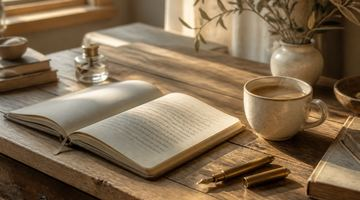
#> input picture assets/article-preview-source.png, 360 x 200 px
$ python export_raster.py
#> lines starting #> are read from the running program, lines starting #| are printed output that depends on the picture
#!/usr/bin/env python3
"""Export web-optimized raster assets from the generated article preview.

Mirrors Photoshop Export As / Save for Web workflow:
- 72 DPI metadata
- JPEG quality 78
- WebP quality 80 with alpha support where needed
- @1x and @2x for Retina
"""
from __future__ import annotations

from pathlib import Path

from PIL import Image

ROOT = Path(__file__).resolve().parents[1]
SRC = ROOT / "assets" / "article-preview-source.png"
# Cursor may save generated images under the projects cache.
CANDIDATES = [
    SRC,
    Path(r"C:\Users\37529\.cursor\projects\c-Users-37529-folio-blog-lab\assets\article-preview-source.png"),
]
OUT = ROOT / "assets" / "raster"
OUT.mkdir(parents=True, exist_ok=True)

# Article card preview: 360x200 @1x, 720x400 @2x (16:9, ~72 CSS px density)
SIZES = {
    "1x": (360, 200),
    "2x": (720, 400),
}


def find_source() -> Path:
    for path in CANDIDATES:
        if path.exists():
            return path
    raise FileNotFoundError("article-preview-source.png not found")


def save_jpeg(im: Image.Image, path: Path, quality: int = 78) -> None:
    rgb = im.convert("RGB")
    rgb.save(
        path,
        format="JPEG",
        quality=quality,
        optimize=True,
        progressive=True,
        dpi=(72, 72),
        subsampling="4:2:0",
    )


def save_webp(im: Image.Image, path: Path, quality: int = 80) -> None:
    im.save(
        path,
        format="WEBP",
        quality=quality,
        method=6,
    )


def save_png(im: Image.Image, path: Path) -> None:
    im.save(path, format="PNG", optimize=True, dpi=(72, 72))


def main() -> None:
    src = Image.open(find_source()).convert("RGB")
#> src is the input picture: PIL image 360x200 RGB; mean R, G, B 129.2, 107, 80.1
    # Cover-crop to 16:9 then downscale.
    target_ratio = 16 / 9
    w, h = src.size
#> w = 360; h = 200
    if w / h > target_ratio:
        new_w = int(h * target_ratio)
#> new_w = 355
        left = (w - new_w) // 2
#> left = 2
        src = src.crop((left, 0, left + new_w, h))
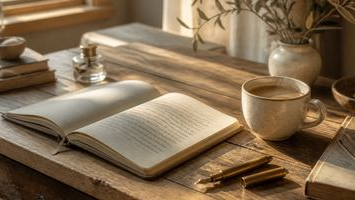
#> src: PIL image 355x200 RGB; mean R, G, B 129.6, 107.3, 80.4
    else:
        new_h = int(w / target_ratio)
        top = (h - new_h) // 2
        src = src.crop((0, top, w, top + new_h))

    for label, size in SIZES.items():
        resized = src.resize(size, Image.Resampling.LANCZOS)
        save_jpeg(resized, OUT / f"article-preview@{label}.jpg", quality=78)
        save_webp(resized, OUT / f"article-preview@{label}.webp", quality=80)

    # Keep a larger master for Figma import (1440x800, JPEG q78 + WebP q80).
    master = src.resize((1440, 800), Image.Resampling.LANCZOS)
    save_jpeg(master, OUT / "article-preview-master.jpg", quality=78)
    save_webp(master, OUT / "article-preview-master.webp", quality=80)

    # Avatar placeholder raster (transparent PNG) at 32/64/128.
    avatar_svg_fallback = ROOT / "assets" / "svg" / "avatar-placeholder.svg"
    # Rasterize a simple circular placeholder without cairosvg: draw with Pillow.
    for px in (32, 64, 128):
        canvas = Image.new("RGBA", (px, px), (0, 0, 0, 0))
        from PIL import ImageDraw

        draw = ImageDraw.Draw(canvas)
        draw.ellipse((0, 0, px - 1, px - 1), fill=(231, 229, 228, 255))
        # Head
        r = px * 0.16
        cx, cy = px / 2, px * 0.40
        draw.ellipse((cx - r, cy - r, cx + r, cy + r), fill=(168, 162, 158, 255))
        # Shoulders
        body = [
            (px * 0.22, px * 0.98),
            (px * 0.78, px * 0.98),
            (px * 0.70, px * 0.62),
            (px * 0.30, px * 0.62),
        ]
        draw.polygon(body, fill=(168, 162, 158, 255))
        save_png(canvas, OUT / f"avatar-placeholder@{px}.png")
        canvas.convert("RGBA").save(
            OUT / f"avatar-placeholder@{px}.webp",
            format="WEBP",
            quality=80,
            method=6,
        )
#> this loop made 3 passes
#> pass 1, in save_png, `im.save(path, format="PNG", optimize=True, dpi=(72, 72))`:
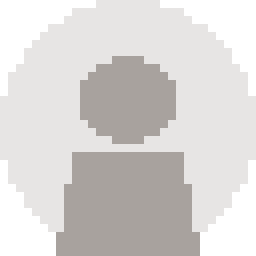
#> saved as avatar-placeholder@32.png: PIL image 32x32 RGBA (shown 8 times larger); mean R, G, B, A 165.9, 163.1, 161.4, 204.2; transparent parts drawn white
#> pass 2, in save_png (call 2), `im.save(path, format="PNG", optimize=True, dpi=(72, 72))`:
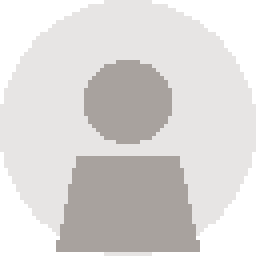
#> saved as avatar-placeholder@64.png: PIL image 64x64 RGBA (shown 4 times larger); mean R, G, B, A 166.2, 163.5, 161.9, 202.3; transparent parts drawn white

    print("Exported raster assets to", OUT)


if __name__ == "__main__":
    main()
